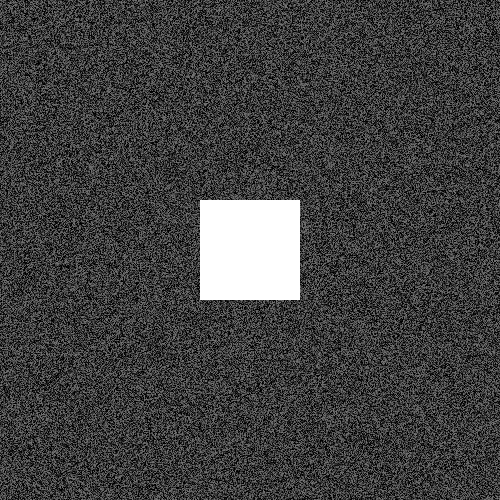
#> input picture FluidDiffusion/charge_maps/salt_cube/salt_cube_positive.png, 500 x 500 px
$ python lattice_model.py
#> lines starting #> are read from the running program, lines starting #| are printed output that depends on the picture
import cv2
import numpy as np
from PIL import Image
from pathlib import Path

# software constants
IMAGE_MAXIMUM_INTENSITY = 255

# physical parameters; all constants are in S.I. units
FLUID_ELEMENT_SIZE = 10 ** -6
TEMPERATURE_PREFACTOR = 0.0000167   # defined as e^2 / 4 pi epsilon k_B
MASS_FACTOR = 0.01097               # defined as sqrt(m_u / k_B)
CHARACTERISTIC_TEMPERATURE = TEMPERATURE_PREFACTOR / FLUID_ELEMENT_SIZE
ROOM_TEMPERATURE = 298
TIME_STEPS = 100


def get_time_step(temperature, molecular_mass, degrees_of_freedom):
    return (MASS_FACTOR * FLUID_ELEMENT_SIZE * molecular_mass) / \
        np.sqrt(degrees_of_freedom * temperature)


# [6 lines left out: function get_total, not called in this run]


class ChargeStack:
    def __init__(self, positive_occupancy, negative_occupancy):
        self.charges = []
        if positive_occupancy > 0:
            self.charges = self.charges + list(
                np.random.choice([1, -1], int(positive_occupancy))
            )
        if negative_occupancy > 0:
            self.charges = self.charges + list(
                np.random.choice([1, -1], int(positive_occupancy))
            )
        else:
            self.charges = []

    def total_charge(self):
        return sum(self.charges)

    def population(self):
        return len(self.charges)


class Medium:
    def __init__(
        self,
        positive_particles,
        negative_particles,
        relative_permitivity=1
    ):
        """
        Generates a fluid medium with certain charge distributions from two,
        2D numpy arrays, representing the spatial distribution of positive and
        negative particles.
        """
        vectorized_charge_stack = np.vectorize(ChargeStack)
        self.particle_field = vectorized_charge_stack(
            positive_particles,
            negative_particles
        )
        self.relative_permitivity = relative_permitivity

    # [57 lines left out: functions update_charge_distribution, get_charge_field, not called in this run]

    def get_population_field(self):
        def get_total_charge(cell):
            return cell.population()
        vectorized_get_total_charge = np.vectorize(get_total_charge)
        return vectorized_get_total_charge(self.particle_field)

    def to_image(
        self,
        intensity_factor=1,
        image_rescaling_factor=1,
        mode="population"
    ):
        if mode == "population":
            population_field = self.get_population_field()
            w, h = image_rescaling_factor * np.array(population_field.shape)
            return Image.fromarray(
                intensity_factor * population_field.transpose() - 1
            ).resize((w, h))
        elif mode == "charge":
            charge_field = self.get_charge_field()
            w, h = image_rescaling_factor * np.array(charge_field.shape)
            return Image.fromarray(
                intensity_factor * charge_field.transpose() - 1
            ).resize((w, h))
        else:
            raise Exception(f"{mode} is not a valid mode!")


def charge_maps_from_image(positive, negative, image_scaling_factor=1):
    """
    Opens two image files which graphically maps the charge distribution in the
    medium, or PIL Image objects, then convert them into numpy arrays. Change
    the image_scaling_factor to change the charge value i.e. if a pixel (fluid
    element) has intensity 100, for image_scaling_factor of 0.2 we get a charge
    of 100 x 0.2 = 20.
    """
#> called with image_scaling_factor = 1
    if isinstance(positive, (Path, str)):
        positive = Image.open(positive).convert("L")
    if isinstance(negative, (Path, str)):
        negative = Image.open(negative).convert("L")
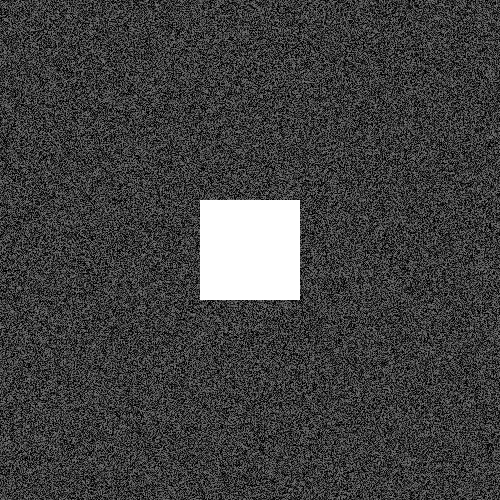
#> input picture FluidDiffusion/charge_maps/salt_cube/salt_cube_negative.png, 500 x 500 px
    return (
        image_scaling_factor * np.array(positive, dtype="int32")
    ).astype("int32"), (
        image_scaling_factor * np.array(negative, dtype="int32")
    ).astype("int32")


# [10 lines left out: function generate_video, not called in this run]


if __name__ == "__main__":
    salt_cube_directory = Path("charge_maps").resolve() / "salt_cube"
    positive_map, negative_map = charge_maps_from_image(
        salt_cube_directory / "salt_cube_positive.png",
        salt_cube_directory / "salt_cube_negative.png",
    )
    movie_images = []
    medium = Medium(positive_map, negative_map)
    img = medium.to_image(5, 1)
#> in get_population_field, `return vectorized_get_total_charge(self.particle_field)`:
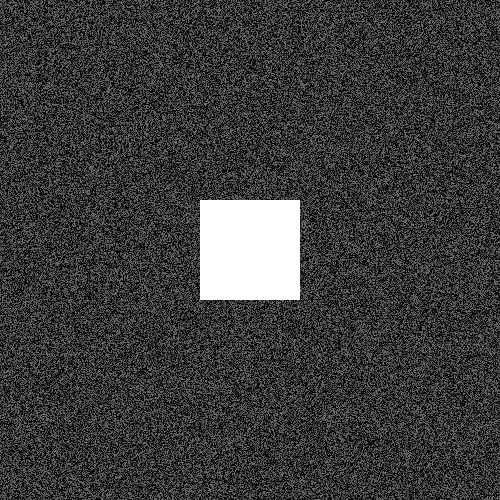
#> returned value: shape (500, 500) int64; min 0, max 40, mean 9.4; drawn with min black and max white
#> (the run stopped early here; a loop or call above may not have finished)
